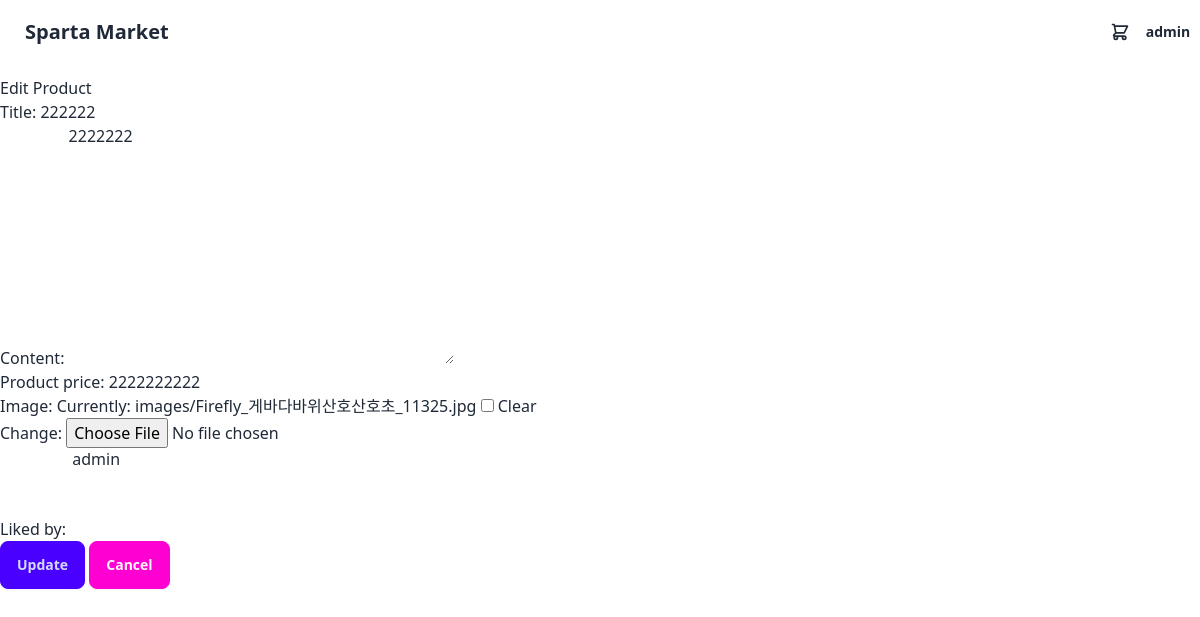
The app's page /products/2/edit/ (signed in) with its own data.
### products/models.py (models this page shows, shortened)
class Products(models.Model):
    user = models.ForeignKey(settings.AUTH_USER_MODEL,
                             on_delete=models.CASCADE, related_name="products")
    title = models.CharField(max_length=50)
    content = models.TextField()
    product_price = models.IntegerField()
    pinned_userid = models.TextField(default="")
    pinned_length = models.IntegerField(default=0)
    created_at = models.DateTimeField(auto_now_add=True)  # 추가될 때 업데이트
    updated_at = models.DateTimeField(auto_now=True)  # 수정될 때 업데이트
    image = models.ImageField(upload_to="images/", blank=True)
    liked_by = models.ManyToManyField(
        User, related_name="liked_products", blank=True)

### products/views.py (the view)
# urls.py: path('<int:pk>/edit/', views.edit, name='edit'),
@login_required
def edit(request, pk):
    product = get_object_or_404(Products, pk=pk)
    if request.method == 'POST':
        form = ProductForm(request.POST, request.FILES, instance=product)
        if form.is_valid():
            form.save()
            return redirect('products:detail', pk=product.pk)
    else:
        form = ProductForm(instance=product)
    context = {
        "form": form,
        "product": product,
    }
    return render(request, "products/edit.html", context)

### products/forms.py
class ProductForm(forms.ModelForm):
    class Meta:
        model = Products
        fields = "__all__"
        exclude = ('user', 'created_at', 'updated_at',
                   "pinned_userid", "pinned_length")

### products/templates/products/edit.html (shortened to what this page needs)
{% extends 'base.html' %}
{% block content %}
<div class="container mt-3">
    <h2>Edit Product</h2>
    <form method="post" enctype="multipart/form-data">
        {{ form.as_p }}
        <button type="submit" class="btn btn-primary">Update</button>
        <a href="{% url 'products:detail' pk=product.pk %}" class="btn btn-secondary">Cancel</a>
    </form>
</div>
{% endblock %}

### templates/base.html (shortened to what this page needs)
{% load static %}
<!DOCTYPE html>
<html lang="ko">
<head>
    <link href="https://cdn.jsdelivr.net/npm/daisyui@4.10.2/dist/full.min.css" rel="stylesheet" type="text/css" />
    <script src="https://cdn.tailwindcss.com"></script>
</head>
<body>
    <div class="navbar bg-base-100">
        <div class="flex-1">
          <a class="btn btn-ghost text-xl" href= "{% url 'products:products'%}">Sparta Market</a>
        </div>
        <div class="flex-none">
          <div class="dropdown dropdown-end">
            {% if request.user.is_authenticated %}
            <div tabindex="0" role="button" class="btn btn-ghost btn-circle">
              <div class="indicator">
              </div>
            </div>
          </div>
          <div class="dropdown dropdown-end">
            <div tabindex="0" role="button" class="btn btn-ghost btn-circle avatar">
                <a>{{user}}</a>
            </div>
            {% else %}
            <a href="{% url 'accounts:login'%}">로그인</a>
            <a href="{% url 'accounts:signup'%}">회원가입</a>
            {% endif %}
          </div>
        </div>
      </div>
    <div>
    <div class="container">
        {% block content %}
        {% endblock content %}
    </div>
</body>
</html>

### records on screen
Products: title "222222", content "2222222", product_price "2222222222"

### other values on screen
{{ user }} "admin"
